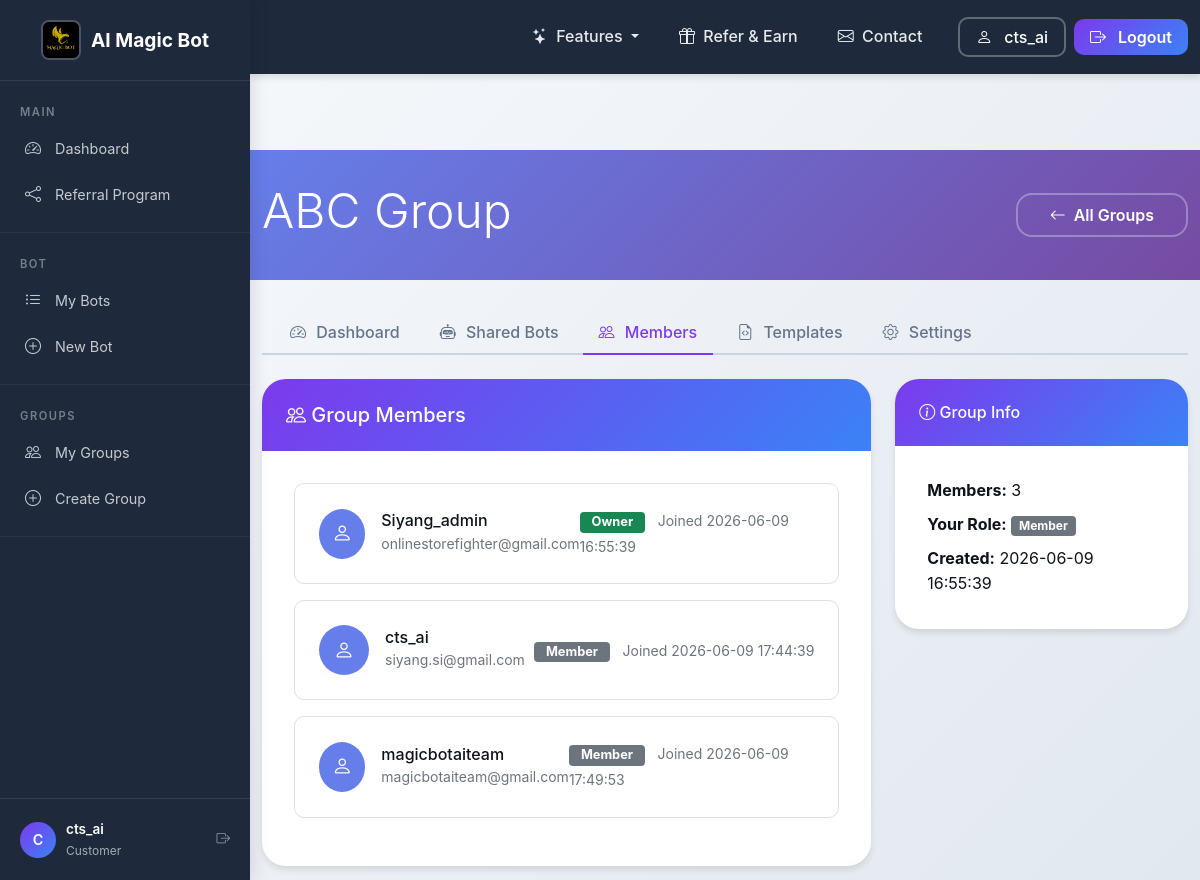
Screenshot of /groups/2/members (signed in) with the database file from the repository.
### tables this page shows
CREATE TABLE users (
            id INTEGER PRIMARY KEY AUTOINCREMENT,
            provider TEXT NOT NULL DEFAULT 'local',
            provider_id TEXT UNIQUE,
            username TEXT NOT NULL UNIQUE,
            email TEXT,
            password_hash TEXT,
            referral_credits INTEGER DEFAULT 0,
            referral_badge TEXT DEFAULT NULL,
            created_at TIMESTAMP DEFAULT CURRENT_TIMESTAMP,
            updated_at TIMESTAMP DEFAULT CURRENT_TIMESTAMP
        , preferred_platform TEXT DEFAULT NULL, platform_user_id TEXT DEFAULT NULL);

CREATE TABLE groups (
            id INTEGER PRIMARY KEY AUTOINCREMENT,
            name TEXT NOT NULL,
            description TEXT,
            created_by INTEGER NOT NULL REFERENCES users(id) ON DELETE CASCADE,
            created_at TIMESTAMP DEFAULT CURRENT_TIMESTAMP,
            updated_at TIMESTAMP DEFAULT CURRENT_TIMESTAMP,
            is_active BOOLEAN DEFAULT TRUE,
            settings TEXT DEFAULT '{}'
        );

CREATE TABLE group_members (
            id INTEGER PRIMARY KEY AUTOINCREMENT,
            group_id INTEGER NOT NULL REFERENCES groups(id) ON DELETE CASCADE,
            user_id INTEGER NOT NULL REFERENCES users(id) ON DELETE CASCADE,
            role TEXT NOT NULL DEFAULT 'member',
            joined_at TIMESTAMP DEFAULT CURRENT_TIMESTAMP,
            invited_by INTEGER REFERENCES users(id) ON DELETE SET NULL,
            status TEXT DEFAULT 'active',
            permissions TEXT DEFAULT '{}',
            UNIQUE(group_id, user_id)
        );

### group_collaboration_ui_part2.py (the view)
    @app.route("/groups/<int:group_id>/members")
    @group_required
    def group_members(group_id):
        conn = get_db_connection()
        group = conn.execute("SELECT * FROM groups WHERE id = ?", (group_id,)).fetchone()
        members = conn.execute("""
            SELECT
                tm.*,
                u.username,
                u.email,
                u.provider
            FROM group_members tm
            JOIN users u ON tm.user_id = u.id
            WHERE tm.group_id = ?
            ORDER BY
                CASE tm.role
                    WHEN 'owner' THEN 1
                    WHEN 'admin' THEN 2
                    WHEN 'member' THEN 3
                    WHEN 'viewer' THEN 4
                    ELSE 5
                END,
                tm.joined_at
        """, (group_id,)).fetchall()
        invitations = conn.execute("""
            SELECT ti.*, u.username as invited_by_name
            FROM group_invitations ti
            LEFT JOIN users u ON ti.invited_by = u.id
            WHERE ti.group_id = ? AND ti.status = 'pending'
            ORDER BY ti.created_at DESC
        """, (group_id,)).fetchall()
        user_role = conn.execute("""
            SELECT role FROM group_members
            WHERE group_id = ? AND user_id = ?
        """, (group_id, session["user_id"])).fetchone()
        conn.close()
        return render_template("group_members.html",
                             group=group,
                             members=members,
                             invitations=invitations,
                             user_role=user_role["role"] if user_role else None,
                             is_admin=(session.get("role") == "admin"),
                             username=session.get("username"),
                             role=session.get("role", "customer"))

### app_complete_with_groups.py (called while the page is built)
@app.context_processor
def inject_random_background():
    import random
    background_images = [
        '/static/AI_IMG1.jpeg',
        '/static/AI_IMG_2.jpeg',
        '/static/AI_IMG_3.jpeg',
        '/static/AI_IMG_4.jpeg'
    ]
    random_bg = random.choice(background_images)
    return {
        'random_background': random_bg,
        'all_backgrounds': background_images,
        'is_admin': session.get('role') == 'admin'
    }

    def __call__(self, environ, start_response):
        environ['wsgi.url_scheme'] = 'https'
        return super().__call__(environ, start_response)

### db.py (called while the page is built)
def _sqlite_conn():
    import sqlite3
    db_path = Path(__file__).parent / "users.db"
    conn = sqlite3.connect(str(db_path), timeout=10)
    conn.row_factory = sqlite3.Row
    conn.execute("PRAGMA journal_mode=WAL")
    conn.execute("PRAGMA busy_timeout = 5000")
    conn.execute("PRAGMA synchronous = NORMAL")
    conn.execute("PRAGMA foreign_keys = ON")
    return conn

def get_conn():
    if USE_PG:
        return _pg_conn()
    return _sqlite_conn()

### group_collaboration_ui_part2.py (called while the page is built)
def get_db_connection():
    return get_conn()

def check_group_permission(user_id, group_id, required_role='member'):
    conn = get_db_connection()
    member = conn.execute("""
        SELECT role FROM group_members
        WHERE user_id = ? AND group_id = ? AND status = 'active'
    """, (user_id, group_id)).fetchone()
    conn.close()
    if not member:
        return False
    role_hierarchy = {'owner': 4, 'admin': 3, 'member': 2, 'viewer': 1}
    user_role_level = role_hierarchy.get(member['role'], 0)
    required_role_level = role_hierarchy.get(required_role, 0)
    return user_role_level >= required_role_level

def group_required(f):
    @wraps(f)
    def decorated_function(*args, **kwargs):
        if "user_id" not in session:
            return redirect(url_for("landing"))
        group_id = kwargs.get('group_id')
        if group_id and not check_group_permission(session["user_id"], group_id, 'viewer'):
            flash("You don't have access to this group.", "error")
            return redirect(url_for("groups"))
        return f(*args, **kwargs)
    return decorated_function

### templates/group_members.html (shortened to what this page needs)
<!DOCTYPE html>
<html lang="en">
<head>
    <link href="https://cdn.jsdelivr.net/npm/bootstrap@5.1.3/dist/css/bootstrap.min.css" rel="stylesheet">
    <link rel="stylesheet" href="https://cdn.jsdelivr.net/npm/bootstrap-icons@1.8.1/font/bootstrap-icons.css">
    <link rel="stylesheet" href="{{ url_for('static', filename='css/shared.css') }}">
</head>
<body class="sidebar-layout">
    {% with active_page='groups' %}
{% include '_sidebar.html' %}
{% endwith %}
<div class="sidebar-content">
    <div class="group-header">
        <div class="container">
            <div class="d-flex justify-content-between align-items-center">
                <div>
                    <h1 class="display-5 mb-2">{{ group.name }}</h1>
                </div>
                <div>
                    <a href="/groups" class="btn btn-outline-light"><i class="bi bi-arrow-left"></i> All Groups</a>
                </div>
            </div>
        </div>
    </div>
    <div class="container">
        <ul class="nav nav-tabs mb-4">
            <li class="nav-item">
                <a class="nav-link" href="/groups/{{ group.id }}">
                    <i class="bi bi-speedometer2"></i> Dashboard
                </a>
            </li>
            <li class="nav-item">
                <a class="nav-link" href="/groups/{{ group.id }}/bots">
                    <i class="bi bi-robot"></i> Shared Bots
                </a>
            </li>
            <li class="nav-item">
                <a class="nav-link active" href="/groups/{{ group.id }}/members">
                    <i class="bi bi-people"></i> Members
                </a>
            </li>
            <li class="nav-item">
                <a class="nav-link" href="/groups/{{ group.id }}/templates">
                    <i class="bi bi-file-earmark-code"></i> Templates
                </a>
            </li>
            <li class="nav-item">
                <a class="nav-link" href="/groups/{{ group.id }}/settings">
                    <i class="bi bi-gear"></i> Settings
                </a>
            </li>
        </ul>
        <div class="row">
            <div class="col-lg-8">
                <div class="card">
                    <div class="card-header d-flex justify-content-between align-items-center">
                        <h5 class="mb-0"><i class="bi bi-people"></i> Group Members</h5>
                    </div>
                    <div class="card-body">
                        {% if members %}
                            {% for member in members %}
                            <div class="member-card">
                                <div class="d-flex align-items-center">
                                    <div class="avatar me-3">
                                        <i class="bi bi-person"></i>
                                    </div>
                                    <div class="flex-grow-1">
                                        <div class="d-flex justify-content-between align-items-center">
                                            <div>
                                                <h6 class="mb-0">{{ member.username }}</h6>
                                                <small class="text-muted">{{ member.email }}</small>
                                            </div>
                                            <div>
                                                <span class="badge bg-{{ 'success' if member.role == 'owner' else 'primary' if member.role == 'admin' else 'secondary' }} role-badge">
                                                    {{ member.role|title }}
                                                </span>
                                                <small class="text-muted ms-2">Joined {{ member.joined_at }}</small>
                                            </div>
                                        </div>
                                    </div>
                                </div>
                            </div>
                            {% endfor %}
                        {% endif %}
                    </div>
                </div>
            </div>
            <div class="col-lg-4">
                <div class="card">
                    <div class="card-header">
                        <h6 class="mb-0"><i class="bi bi-info-circle"></i> Group Info</h6>
                    </div>
                    <div class="card-body">
                        <ul class="list-unstyled mb-0">
                            <li class="mb-2"><strong>Members:</strong> {{ members|length }}</li>
                            <li class="mb-2"><strong>Your Role:</strong>
                                <span class="badge bg-{{ 'success' if user_role == 'owner' else 'primary' if user_role == 'admin' else 'secondary' }}">
                                    {{ user_role|title }}
                                </span>
                            </li>
                            <li><strong>Created:</strong> {{ group.created_at }}</li>
                        </ul>
                    </div>
                </div>
            </div>
        </div>
    </div>
</div>
</body>
</html>

### templates/_sidebar.html (shortened to what this page needs)
{% with active_page=active_page|default('') %}
{% include '_navbar.html' %}
{% endwith %}
<div class="sidebar" id="appSidebar">
    <div class="sidebar-brand">
        <a href="{{ url_for('landing') }}">
            <img src="{{ url_for('static', filename='Magic_Bot_AI.png') }}" alt="AI Magic Bot">
            AI Magic Bot
        </a>
    </div>
    <div class="sidebar-section">
        <div class="sidebar-section-title">Main</div>
        <a href="{{ url_for('index') }}" class="sidebar-item {% if active_page == 'dashboard' %}active{% endif %}">
            <i class="bi bi-speedometer2"></i> Dashboard
        </a>
        <a href="{{ url_for('referrer') }}" class="sidebar-item {% if active_page == 'referrer' %}active{% endif %}">
            <i class="bi bi-share"></i> Referral Program
        </a>
    </div>
    <div class="sidebar-section">
        <div class="sidebar-section-title">Bot</div>
        <a href="{{ url_for('my_bots') }}" class="sidebar-item {% if active_page == 'my_bots' %}active{% endif %}">
            <i class="bi bi-list-ul"></i> My Bots
        </a>
        <a href="{{ url_for('register_bot') }}" class="sidebar-item {% if active_page == 'register' %}active{% endif %}">
            <i class="bi bi-plus-circle"></i> New Bot
        </a>
    </div>
    <div class="sidebar-section">
        <div class="sidebar-section-title">Groups</div>
        <a href="/groups" class="sidebar-item">
            <i class="bi bi-people"></i> My Groups
        </a>
        <a href="/groups/create" class="sidebar-item">
            <i class="bi bi-plus-circle"></i> Create Group
        </a>
    </div>
    <div class="sidebar-footer">
        <div class="sidebar-user-info">
            <div class="avatar">
                {{ username[:1].upper() if username else 'U' }}
            </div>
            <div>
                <div class="user-name">{{ username }}</div>
                <div class="user-role">{{ role|title if role else 'User' }}</div>
            </div>
            <a href="{{ url_for('logout') }}" class="ms-auto text-white-50" title="Logout">
                <i class="bi bi-box-arrow-right"></i>
            </a>
        </div>
    </div>
</div>

### templates/_navbar.html (shortened to what this page needs)
<nav class="navbar navbar-expand-lg navbar-dark fixed-top">
    <div class="container">
        <div class="collapse navbar-collapse" id="navbarNav">
            <ul class="navbar-nav ms-auto align-items-center">
                <li class="nav-item dropdown">
                    <a class="nav-link dropdown-toggle" href="#" id="featuresDropdown" role="button" data-bs-toggle="dropdown" aria-expanded="false">
                        <i class="bi bi-stars me-1"></i> Features
                    </a>
                </li>
                <li class="nav-item">
                    <a class="nav-link" href="/referral-program">
                        <i class="bi bi-gift me-1"></i> Refer & Earn
                    </a>
                </li>
                <li class="nav-item">
                    <a class="nav-link" href="/advertisement#contact">
                        <i class="bi bi-envelope me-1"></i> Contact
                    </a>
                </li>
                <li class="nav-item ms-3">
                    <a href="{{ url_for('profile') }}" class="btn btn-outline-light" style="border-radius: 10px; padding: 6px 16px; font-weight: 500; border-width: 2px;">
                        <i class="bi bi-person me-1"></i> {{ username }}
                    </a>
                </li>
                <li class="nav-item ms-2">
                    <a href="{{ url_for('logout') }}" class="btn btn-primary" style="border-radius: 10px; padding: 6px 16px; font-weight: 600;">
                        <i class="bi bi-box-arrow-right me-1"></i> Logout
                    </a>
                </li>
            </ul>
        </div>
    </div>
</nav>
<div style="padding-top: 80px;"></div>

### templates/group_members.html (style rules this page uses)
.group-header { background: linear-gradient(135deg, #667eea 0%, #764ba2 100%); color: white; padding: 2rem 0; margin-bottom: 2rem; }
.member-card { border: 1px solid #e0e0e0; border-radius: 10px; padding: 1.5rem; margin-bottom: 1rem; }
.avatar { width: 50px; height: 50px; background: #667eea; border-radius: 50%; display: flex; align-items: center; justify-content: center; color: white; font-size: 20px; }
.role-badge { font-size: 0.8rem; padding: 0.25rem 0.75rem; }
body { color: #0d131a; min-height: 100vh; }

### rows the page displays
users: username "cts_ai"
groups: name "ABC Group", created_at "2026-06-09 16:55:39"
group_members: username "Siyang_admin", email "onlinestorefighter@gmail.com", role "Owner", joined_at "2026-06-09 16:55:39"
group_members: username "cts_ai", email "siyang.si@gmail.com", role "Member", joined_at "2026-06-09 17:44:39"
group_members: username "magicbotaiteam", email "magicbotaiteam@gmail.com", role "Member", joined_at "2026-06-09 17:49:53"

### other values shown
{{ username[:1].upper() if username else 'U' }} "C"
{{ role|title if role else 'User' }} "Customer"
{{ members|length }} "3"
